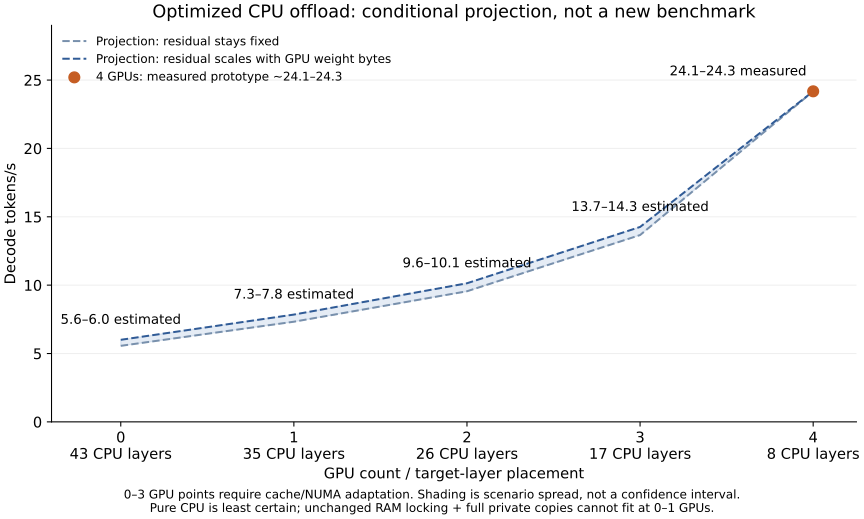

Python code for this plot:
"""Render a conditional decode projection from existing records; never run inference."""
import json
from pathlib import Path

import matplotlib
matplotlib.use('Agg')
import matplotlib.pyplot as plt

ROOT = Path(__file__).resolve().parent
STEM = 'dsv4-offload-projection-2026-10-02'
CPU_MS = 28.146735857142847
RESIDUAL_MS = 13.215792657142867
CPU_GB_4 = 1.895102144
GPU_GB_4 = 9.32219956
# Active checkpoint bytes from the retained hardware-roofline inventory.
# At zero GPUs the vocabulary head moves into the CPU byte total.
INPUTS = [
    (4, 35, 1.895102144, 9.322199560),
    (3, 26, 4.037719512, 7.179582192),
    (2, 17, 6.159081968, 5.058219736),
    (1, 8, 8.301699336, 2.915602368),
    (0, 0, 11.217301704, 0.0),
]
rows = []
for cards, gpu_layers, cpu_gb, gpu_gb in INPUTS:
    cpu_layers = 43 - gpu_layers
    cpu_ms = CPU_MS * cpu_gb / CPU_GB_4
    lower = 1000 / (cpu_ms + RESIDUAL_MS)
    upper = 1000 / (cpu_ms + RESIDUAL_MS * gpu_gb / GPU_GB_4)
    rows.append(dict(
        gpus=cards, gpu_layers=gpu_layers, cpu_layers=cpu_layers,
        cpu_active_weight_GB=cpu_gb, gpu_active_weight_GB=gpu_gb,
        fixed_residual_scenario_decode_tps=lower,
        scaled_residual_scenario_decode_tps=upper,
        measured=cards == 4,
        minimum_full_preload_slots=cpu_layers * 256 + gpu_layers * 16,
        locked_checkpoint_plus_CPU_experts_lower_bound_GiB=(
            155.425 + cpu_layers * 256 * 13369344 / 2**30),
    ))
result = dict(
    scope='Conditional C1 target-only short-context decode projection; CPU execution offload',
    source='Existing hardware-roofline weight inventory and attention-detail-profile24; no new inference',
    equation='T_ms = C4 * Wcpu/Wcpu4 + F + (R4-F) * Wgpu/Wgpu4; 0 <= F <= R4',
    cpu_ms_4=CPU_MS, residual_ms_4=RESIDUAL_MS,
    uninstrumented_four_GPU_decode_tps=[24.1431982552, 24.2722],
    assumptions=[
        'CPU elapsed cost scales with active weight bytes at unchanged optimized efficiency',
        'Residual allocation ranges between fully fixed and proportional to remaining GPU weight bytes',
        'Neither assumption is independently calibrated at other placements',
        'Scenario spread is not a statistical confidence interval or guaranteed bound',
        'NUMA ownership and cache behavior must be preserved or redesigned at each placement',
        'Pure CPU needs a separate vocabulary-head calibration and cache path',
    ],
    current_cache_slots=43 * 66,
    constraints=[
        'Current full-tail preload slot budget is insufficient for three or fewer GPUs',
        'One and zero GPUs exceed approximately 251 GiB RAM with the locked checkpoint plus full private CPU expert copies alone',
        'Memory lower bounds exclude dense weights, extra packing, KV, scratch, allocator overhead and the OS',
        'Advanced prototype optimizations are not all integrated into the PR implementation',
        'Historical prefill-inclusive offload results are not revised or plotted as decode results',
    ], rows=rows)
(ROOT / (STEM + '.json')).write_text(json.dumps(result, indent=2) + '\n')

plt.rcParams.update({'font.size': 11, 'svg.fonttype': 'none'})
fig, ax = plt.subplots(figsize=(9, 5.4), layout='constrained')
ordered = list(reversed(rows))
x = [r['gpus'] for r in ordered]
low = [r['fixed_residual_scenario_decode_tps'] for r in ordered]
high = [r['scaled_residual_scenario_decode_tps'] for r in ordered]
ax.fill_between(x, low, high, color='#4776b4', alpha=.14)
ax.plot(x, low, '--', color='#7890ac', label='Projection: residual stays fixed')
ax.plot(x, high, '--', color='#305b96', label='Projection: residual scales with GPU weight bytes')
ax.scatter([4], [1000/(CPU_MS+RESIDUAL_MS)], color='#c55d23', s=65,
           zorder=4, label='4 GPUs: measured prototype ~24.1–24.3')
for r in ordered:
    i = r['gpus']
    label = ('24.1–24.3 measured' if i == 4 else
             f"{r['fixed_residual_scenario_decode_tps']:.1f}–{r['scaled_residual_scenario_decode_tps']:.1f} estimated")
    ax.annotate(label, (i, r['scaled_residual_scenario_decode_tps']),
                xytext=(-5 if i == 4 else 0, 12), textcoords='offset points',
                ha='right' if i == 4 else 'center', fontsize=10)
ax.set_xticks(x, ['0\n43 CPU layers', '1\n35 CPU layers', '2\n26 CPU layers',
                  '3\n17 CPU layers', '4\n8 CPU layers'])
ax.set(xlabel='GPU count / target-layer placement', ylabel='Decode tokens/s',
       title='Optimized CPU offload: conditional projection, not a new benchmark',
       ylim=(0, 29), xlim=(-.4, 4.25))
ax.grid(axis='y', alpha=.2)
ax.spines[['top', 'right']].set_visible(False)
ax.legend(loc='upper left', fontsize=9, frameon=False)
fig.supxlabel('0–3 GPU points require cache/NUMA adaptation. Shading is scenario spread, not a confidence interval.\n'
              'Pure CPU is least certain; unchanged RAM locking + full private copies cannot fit at 0–1 GPUs.',
              fontsize=9)
fig.savefig(ROOT / (STEM + '.svg'))
plt.close(fig)
print(json.dumps(rows, indent=2))
